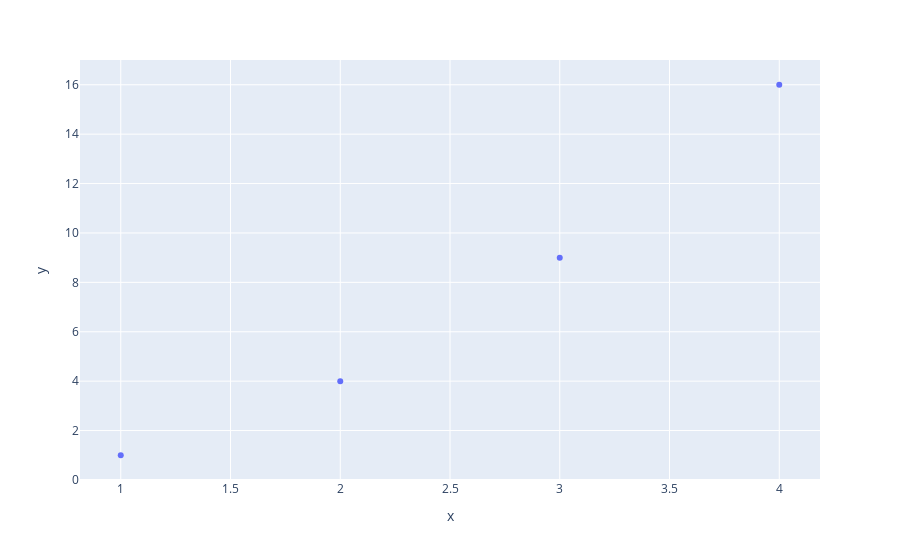

The cell this chart's notebook holds for it:
### Code cell
fig = px.scatter(x=[1,2,3,4], y=[1,4,9,16])
fig.show()

### Figure 1 — Plotly figure (JSON) as saved in the notebook; plotly's stock layout.template omitted (floating-point values rounded to 4 significant figures)
{"data": [{"hovertemplate": "x=%{x}<br>y=%{y}<extra></extra>", "legendgroup": "", "marker": {"color": "#636efa", "symbol": "circle"}, "mode": "markers", "name": "", "orientation": "v", "showlegend": false, "type": "scatter", "x": [1, 2, 3, 4], "xaxis": "x", "y": [1, 4, 9, 16], "yaxis": "y"}], "layout": {"legend": {"tracegroupgap": 0}, "margin": {"t": 60}, "xaxis": {"anchor": "y", "domain": [0, 1], "title": {"text": "x"}}, "yaxis": {"anchor": "x", "domain": [0, 1], "title": {"text": "y"}}}}
